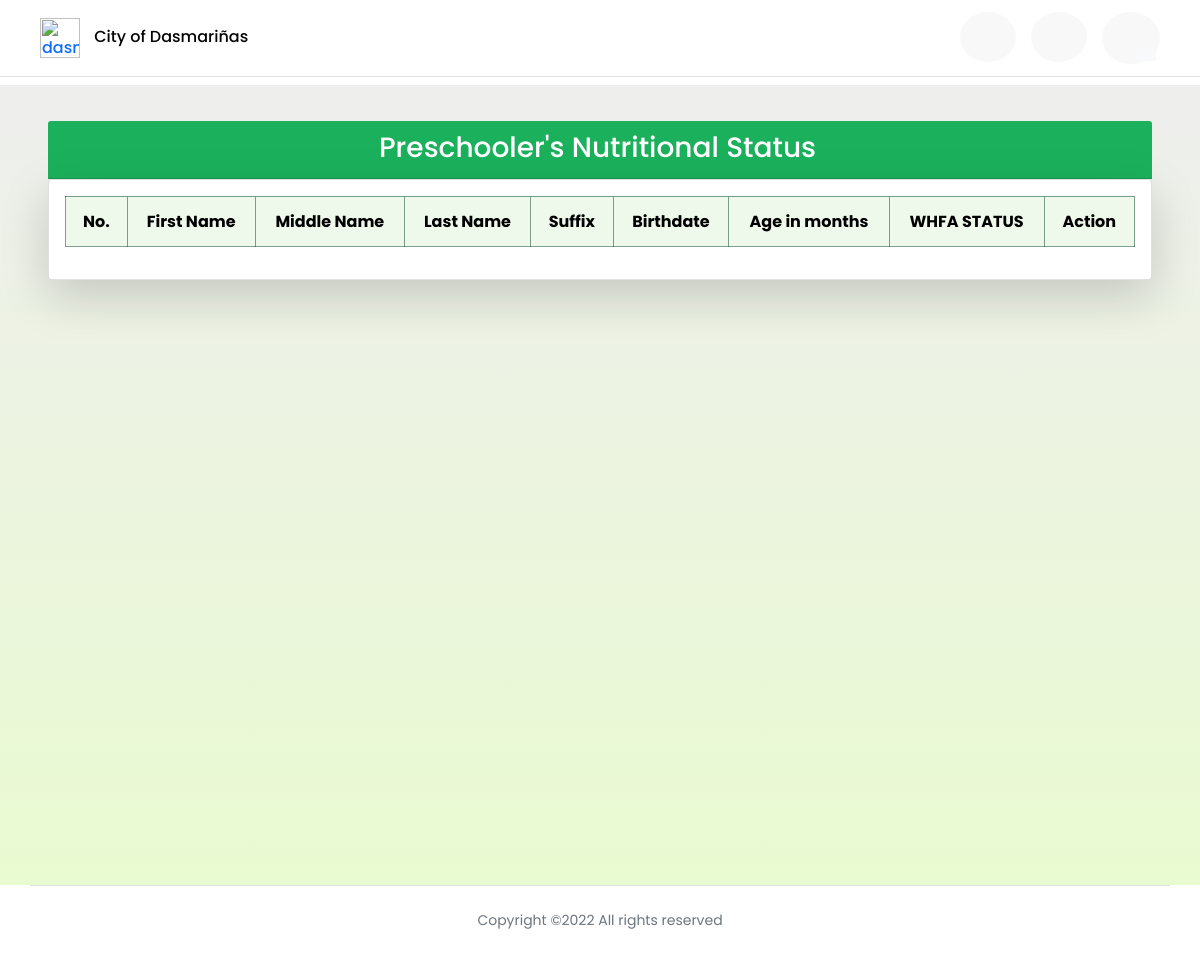
The app's page /preschooler_dashboard (signed in), older data.
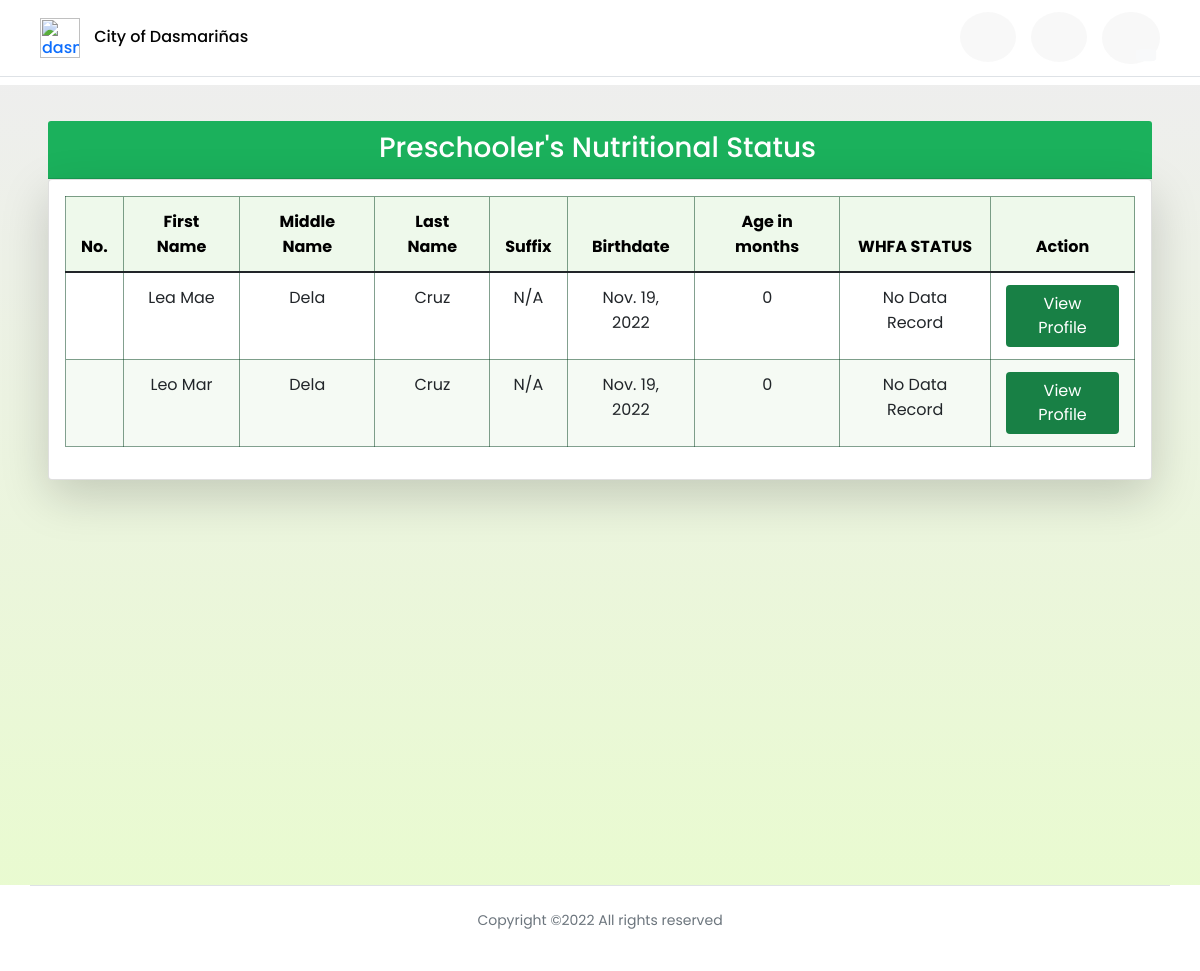
The same page, newer data.
### profilingApp/models.py (models this page shows, shortened)
class Preschooler(Model):
    GENDER = [('Male', 'Male'),
              ('Female', 'Female'),]
    parent = models.ForeignKey(Parent, on_delete=CASCADE)
    first_name = models.CharField(max_length=100)
    last_name = models.CharField(max_length=100)
    middle_name = models.CharField(max_length=100)
    suffix_name = models.CharField(max_length=100, null=True, blank=True)
    birthday = models.DateField(null=True, blank=True)
    height = models.FloatField(null=True, validators=[MinValueValidator(45.0), MaxValueValidator(120.0)])
    weight = models.FloatField(null=True, validators=[MinValueValidator(1.0), MaxValueValidator(28.0)])
    gender = models.CharField(max_length=100, choices=GENDER, null=True)
    date_measured = models.DateField(null=True, blank=True)
    health_problem = models.CharField(max_length=500, null=True, blank=True)
    history= HistoricalRecords()
    objects = models.Manager()
    gt_60_objects = PreschoolerManagerGreater()
    lt_60_objects = PreschoolerManagerLess()
    def age_months(self):
        today = date.today()
        date_diff = today - self.birthday
        in_days = date_diff.days
        return int((in_days) / (365 / 12))
    def whfa(self):
        calculator = Calculator(adjust_height_data=False, adjust_weight_scores=False,
                       include_cdc=False, logger_name='pygrowup',
                       log_level='INFO')
        try:
            today = date.today()
            date_diff = today - self.birthday
            in_days = date_diff.days
            age_months = int((in_days) / (365 / 12))
            bmi = float(self.weight / ((self.height / 100) ** 2))
            return float(calculator.bmifa(bmi, age_months, helpers.get_good_sex(str(self.gender)), self.height))
        except:
            pass

### profilingApp/views.py (the view)
# urls.py: path('preschooler_dashboard', views.preschooler_dashboard, name='preschooler_dashboard'),
def preschooler_dashboard(request):
    if request.user.is_authenticated and request.user.user_type == 'BHW':
        bhw_logged = BarangayHealthWorker.objects.get(user_id=request.user.id)
        parents = Parent.objects.filter(barangay=bhw_logged.bhw_barangay)
        preschooler = Preschooler.objects.filter(parent__in=(parents))
        context = {'preschoolers': preschooler}
        return render(request, 'activities/BHW Preschooler Dashboard.html', context)
    elif request.user.is_authenticated and request.user.user_type == 'Admin':
        return redirect('admin_home')
    elif request.user.is_authenticated and request.user.user_type == 'P/G':
        return redirect('parent_home')

### profilingApp/templates/activities/BHW Preschooler Dashboard.html (shortened to what this page needs)
{% extends 'activities/BHW Home.html' %}
{% load static %}
{% block dashboard %}
<header>
    <div class="site-header">
    <nav class="navbar fixed-top index__navbar scrolled border-bottom"
    style=" padding-left:3%; padding-right:3%;">
        <div class="flex-fill p-1 py-1">
            <div class="d-flex align-items-center justify-content-between">
                <div>
                    <a href="#" class="name" style="text-decoration: none;">
                        <img class="navbar-icon" src="{% static '/Media/avatar.png' %}" alt="dasma-logo">
                        <span id="hidetitle" class="brand__name" style="color:rgb(3, 3, 3); margin-left:10px;">City of Dasmariñas</span>
                    </a>
                </div>
                <div id="navLinks">
                    <ul class="nav text-small">
                        <li>
                            <a href="{% url 'bhw_home' %}" class="nav-link" data-toggle="tooltip" data-bs-placement="bottom" data-bs-offset="0,7"
                            title="Barangay Health Worker Home">
                            <i class="fa fa-fw fa-home" style="font-size: 24px;"></i>
                            </a>
                        </li>
                        <li>
                            <a href="{% url 'preschooler_dashboard' %}" class="nav-link" style="color:rgb(27, 177, 92) !important;" data-toggle="tooltip" data-bs-placement="bottom" data-bs-offset="0,7"
                            title="Preschooler Profile">
                            <i class="fa fa-fw fa-id-card " style="font-size: 24px;"></i>
                            </a>
                        </li>
                        <li>
                            <a class="btn nav-link" id="dropdownUser1" data-bs-toggle="dropdown" data-toggle="tooltip" data-bs-placement="bottom" data-bs-offset="0,7"
                            title="User Settings" aria-expanded="false">
                                <i class="fa fa-fw fa-user-cog bi" style="font-size: 24px;"></i>
                                <span class="position-absolute top-100 start-75 translate-middle badge rounded-pill text-dark" style="border-radius: 50%;">
                                    <i class="fa fa-lg fa-fw fa-caret-down bg-light" style="border-radius: 25%; margin-bottom: 15px;"></i>
                                </span></a>
                        </li>
                    </ul>
                </div>
            </div>
        </div>
    </nav>
    </div>
</header>
<div id="grid" class="container-fluid" style="margin-top:85px;">
<div class="container text-black">
    <div class="row">
        <div class="col">
            <div class="card-header">
                <h3>Preschooler's Nutritional Status</h3>
            </div>
            <div class="card shadow-lg p-3 bg-white rounded">
                <div class="table-responsive">
                    <table class="table table-hover table-cell-border" id="preschooler_bmi" >
                        <thead>
                            <tr style="text-align: center;">
                                <th scope="col">No.</th>
                                <th scope="col">First Name</th>
                                <th scope="col">Middle Name</th>
                                <th scope="col">Last Name</th>
                                <th scope="col">Suffix</th>
                                <th scope="col">Birthdate</th>
                                <th scope="col">Age in months</th>
                                <th scope="col">WHFA STATUS</th>
                                <th scope="col" class="nosort text-center">Action</th>
                            </tr>
                        </thead>
                        <tbody>
                            {% for preschooler in preschoolers %}
                            <tr style="text-align: center;">
                                <td></td>
                                <td>{{ preschooler.first_name }}</td>
                                <td>{{ preschooler.middle_name }}</td>
                                <td>{{ preschooler.last_name }}</td>
                                {% if preschooler.suffix_name is None %}
                                    <td>N/A</td>
                                {% elif preschooler.suffix_name == '' %}
                                    <td>N/A</td>
                                {% else %}
                                    <td>{{ preschooler.suffix_name }}</td>
                                {% endif %}
                                <td>{{ preschooler.birthday }}</td>
                                <td>{{ preschooler.age_months }}</td>
                                {% if preschooler.whfa is None %}
                                    <td> No Data Record </td>
                                {% elif preschooler.whfa > 2.0 %}
                                    <td> Overweight/Obese ({{preschooler.whfa}})</td>
                                {% elif preschooler.whfa >= -2.0 and preschooler.whfa <= 2.0 %}
                                    <td> Normal ({{preschooler.whfa}})</td>
                                {% elif preschooler.whfa >= -3.0 and preschooler.whfa <= -2.0 %}
                                    <td> Wasted ({{preschooler.whfa}})</td>
                                {% else %}
                                    <td> Severely Wasted ({{preschooler.whfa}})</td>
                                {% endif %}
                                <td style="text-align: center;">
                                    <div>
                                        <a href="{% url 'preschooler_profile' preschooler.id %}"><button type="button" style="background-color: #188045; color: white;" class="btn">View Profile</button></a>
                                    </div>
                                </td>
                            </tr>
                            {% endfor %}
                        </tbody>
                    </table>
                </div>
            </div>
        </div>
    </div>
</div>
</div>
{% endblock %}

### profilingApp/templates/activities/BHW Home.html (shortened to what this page needs)
{% load static %}
<html lang="en">
<head>
    <link rel="stylesheet" href="{% static '/CSS/DataTables/datatables.min.css' %}">
    <link rel="stylesheet" href="{% static '/CSS/styles.css' %}">
    <link rel="stylesheet" href="{% static '/CSS/font-awesome/css/all.min.css' %}">
    <link rel="stylesheet" href="{% static '/CSS/css/bootstrap.min.css' %}">
</head>
<body>
{% block dashboard %}{% endblock %}
<div class="footer text-muted">
    <div class="container">
        <div class="row text-center align-items-center">
                <div class="border-top p-4">
                    <p class="copyright"><small>
                    Copyright ©<script>document.write(new Date().getFullYear());</script> All rights reserved
                    </small>
                    </p>
                </div>
        </div>
    </div>
</div>
</body>
</html>

### profilingApp/static/CSS/styles.css (style rules this page uses)
.fixed-top { position: sticky; top: 0; right: 0; left: 0; z-index: 1030; max-height: 85px; background-color: white; border-bottom: 3px; }
.navbar-icon { width: 40px; max-width: 40px; }
img { vertical-align: middle; border-style: none; }
* { margin: 0; padding: 0; box-sizing: border-box; font-family: 'Poppins', sans-serif; }
li, a, button { font-family: 'Poppins', sans-serif; font-weight: 500; font-size: 16px; color:#188045; text-decoration: none; }
li { list-style: none; display: list-item; text-align: -webkit-match-parent; }
a { text-decoration: none; }
table { border: 1px ridge !important; border-color:#003d1b7d !important; }
thead { border-color: rgba(23, 128, 69, 0.514)!important; background-color: #eef9eb; text-align: left !important; color:#000000; }
th { border-bottom: 1px solid !important; border-right: 1px solid !important; padding: 12px 15px !important; border-color: #003d1b7d!important; }
td { border-bottom: 1px solid !important; border-right: 1px solid !important; padding: 12px 15px !important; border-color: #003d1b7d!important; }
tbody tr:nth-of-type(even) { background-color: #f5faf4; }
#navLinks li a { color:rgba(0, 19, 0, 0.87); padding: 13 13 13 13; background-color: #ebebeb60; border-radius: 50%; margin-left: 15px; position: relative; }
#grid,#footer,#header { transition: 0.5s ease-in-out; }
#grid { background-image: linear-gradient(to top, rgba(230, 250, 202, 0.884),rgba(228, 228, 227, 0.624)); position: relative; padding: 3%; width: 100%; margin-top: 85px; min-height: 800px; }
.card-header { font-size: 13px; font-family: 'Poppins', sans-serif;; background-color:#1bb15c !important; color:white; padding: 10px 15px 5px 10px !important; text-align: center; }
html { width: 100%; height: 100%; }
body { color: rgba(0, 0, 0, 0.6); font-family: 'Poppins', sans-serif; font-size: 14px; line-height: 1.6em; -webkit-font-smoothing: antialiased; -moz-osx-font-smoothing: grayscale; }
::placeholder { color:rgba(255, 255, 255, 0.253); }
@media (min-width: 700px) { ::placeholder { color:rgba(255, 255, 255, 0.253); } }
.row { display: -webkit-box; display: -ms-flexbox; display: flex; -ms-flex-wrap: wrap; flex-wrap: wrap; margin-right: 15px; margin-left: 15px; }
p { display: block; margin-block-start: 1em; margin-block-end: 1em; margin-inline-start: 0px; margin-inline-end: 0px; }
.col-6, .col-7, .col-12, .col, .col-sm-3, .col-sm-6, .col-md-3, .col-md-4, .col-md-5, .col-md-6, .col-md-8, .col-md-9, .col-md-10, .col-md-12, .col-lg-3, .col-lg-4, .col-lg-5, .col-lg-6, .col-lg-7, .col-lg-8, .col-lg-10, .col-lg-12, .col-xl-2 { position: relative; width: 100%; padding-right: 15px; padding-left: 15px; }
small, .small { font-size: 80%; font-weight: 400; }
.text-center { text-align: center !important; }
html { font-family: sans-serif; line-height: 1.15; -webkit-text-size-adjust: 100%; -webkit-tap-highlight-color: rgba(0, 0, 0, 0); }

Row changes from the older to the newer data that the page shows:
added Preschooler: first_name "Lea Mae", middle_name "Dela", last_name "Cruz", suffix_name "N/A", birthday "Nov. 19, 2022", age_months "0", weight "No Data Record"
added Preschooler: first_name "Leo Mar", middle_name "Dela", last_name "Cruz", suffix_name "N/A", birthday "Nov. 19, 2022", age_months "0", weight "No Data Record"
